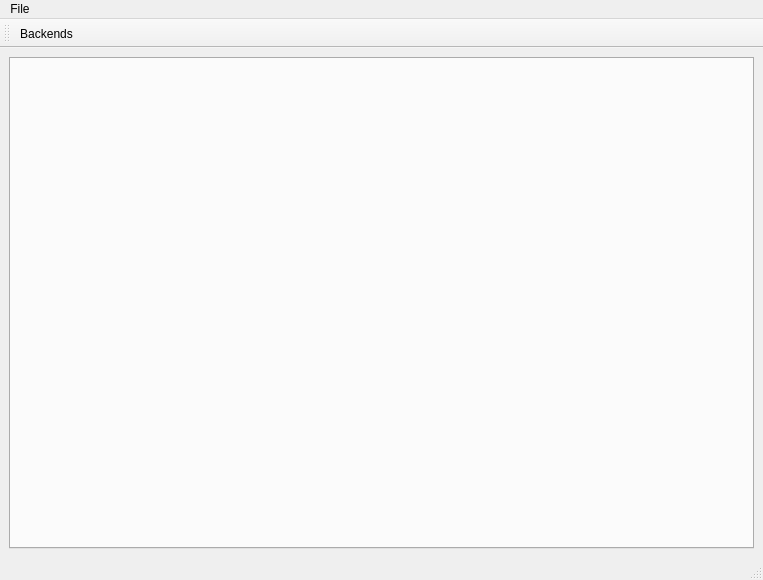
<?xml version="1.0" encoding="UTF-8"?>
<ui version="4.0">
 <class>MainWindow</class>
 <widget class="QMainWindow" name="MainWindow">
  <property name="geometry">
   <rect>
    <x>0</x>
    <y>0</y>
    <width>763</width>
    <height>580</height>
   </rect>
  </property>
  <property name="windowTitle">
   <string>QHaveSex</string>
  </property>
  <widget class="QWidget" name="centralwidget">
   <layout class="QVBoxLayout" name="verticalLayout">
    <item>
     <widget class="QTabWidget" name="tabWidget">
      <property name="currentIndex">
       <number>-1</number>
      </property>
     </widget>
    </item>
   </layout>
  </widget>
  <widget class="QMenuBar" name="menubar">
   <property name="geometry">
    <rect>
     <x>0</x>
     <y>0</y>
     <width>763</width>
     <height>24</height>
    </rect>
   </property>
   <widget class="QMenu" name="menuFile">
    <property name="title">
     <string>File</string>
    </property>
    <addaction name="actionBackends"/>
    <addaction name="separator"/>
    <addaction name="actionQuit"/>
   </widget>
   <addaction name="menuFile"/>
  </widget>
  <widget class="QStatusBar" name="statusbar"/>
  <widget class="QToolBar" name="toolBar">
   <property name="windowTitle">
    <string>toolBar</string>
   </property>
   <attribute name="toolBarArea">
    <enum>TopToolBarArea</enum>
   </attribute>
   <attribute name="toolBarBreak">
    <bool>false</bool>
   </attribute>
   <addaction name="actionBackends"/>
  </widget>
  <action name="actionBackends">
   <property name="text">
    <string>Backends</string>
   </property>
  </action>
  <action name="actionQuit">
   <property name="text">
    <string>Quit</string>
   </property>
   <property name="toolTip">
    <string>Quit</string>
   </property>
  </action>
 </widget>
 <resources/>
 <connections>
  <connection>
   <sender>actionQuit</sender>
   <signal>triggered()</signal>
   <receiver>MainWindow</receiver>
   <slot>close()</slot>
   <hints>
    <hint type="sourcelabel">
     <x>-1</x>
     <y>-1</y>
    </hint>
    <hint type="destinationlabel">
     <x>381</x>
     <y>289</y>
    </hint>
   </hints>
  </connection>
 </connections>
</ui>
